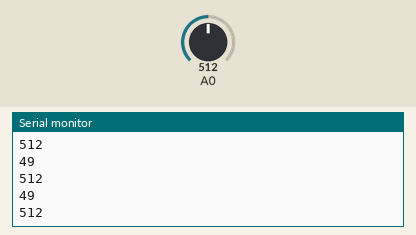
The sketch below on a simulated Arduino Uno, built with avr-gcc and run on an emulated ATmega328P. Parts: the last lines printed to the serial monitor. Inputs (shaded band) come from the test bench; at power-on: A0 = 512.

Above: at 1.2 s.
1.3 s: A0 set to 716
At 2.2 s:
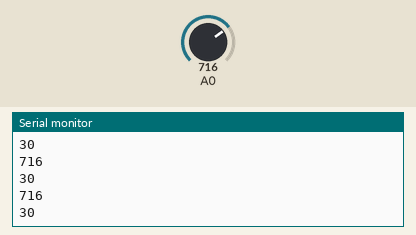
2.8 s: A0 set to 900
At 3.7 s:
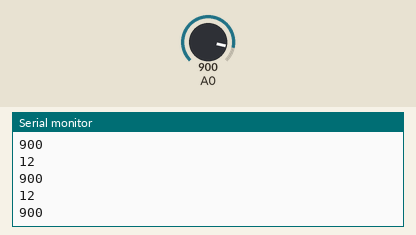
Timing chart, 0 to 5.8 s (numbered marks = the images above; inputs shaded):
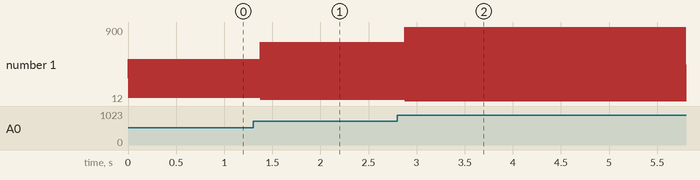

The sketch:

minor.ino
```cpp
int a1;
int moisture;
int adc;
int sensorMin = 0;
int sensorMax = 1023;
void setup()
{
  Serial.begin(9600);
}

void loop()
{
adc = analogRead (A0);
moisture=100-adc/10.23 ;
Serial.println(adc);
Serial.println(moisture);
}
```

Measured:
- after the input at 1.3 s, the serial monitor: prints a new line after 0.08 s (image 1)
- after the input at 2.8 s, the serial monitor: prints a new line after 0.07 s (image 2)
- plotted number 1: 49 → 716 after the input at 1.3 s, 716 → 900 after the input at 2.8 s
